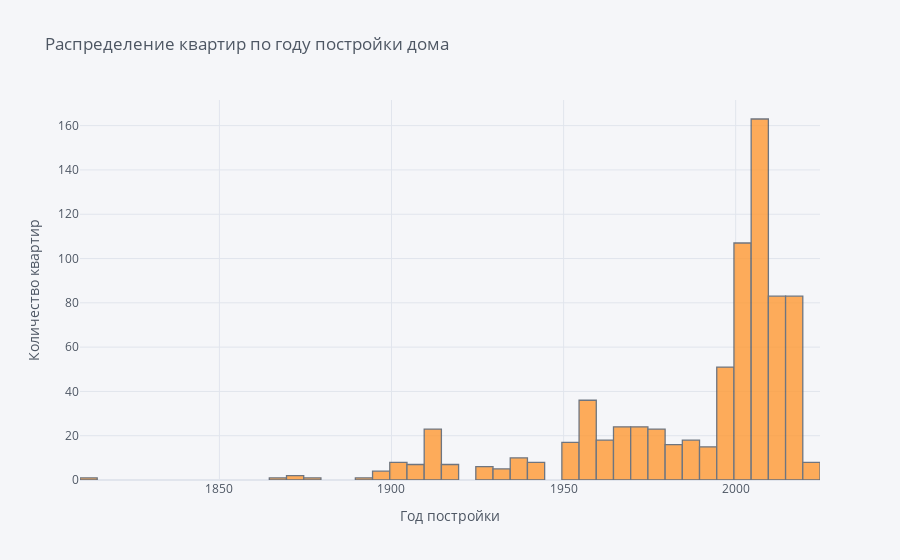
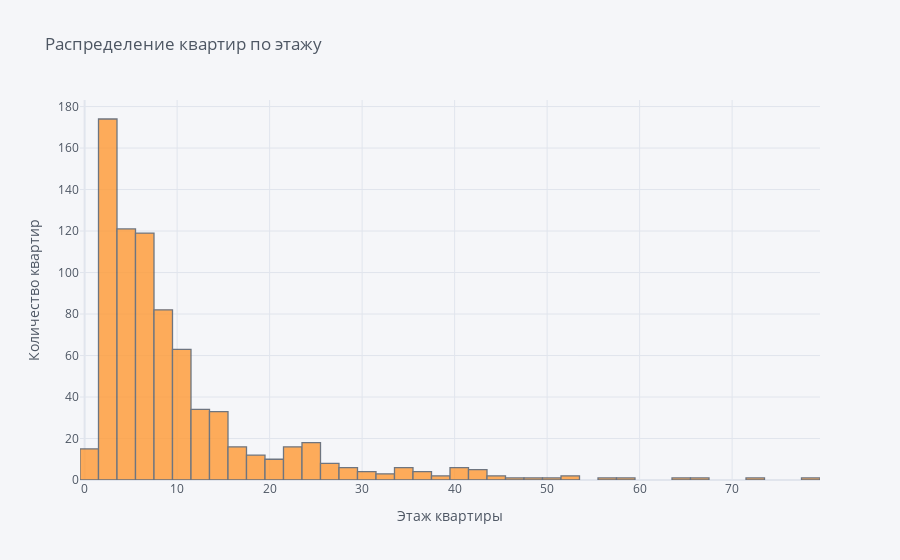
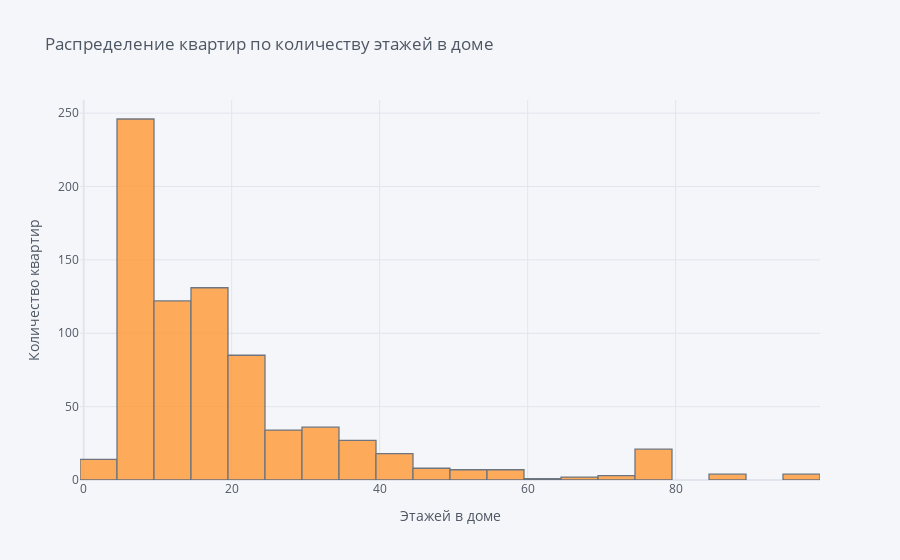

Notebook code cell kept with these figures, in order:
### Code cell
from plotly.offline import iplot
import cufflinks as cf
cf.go_offline()
cf.set_config_file(offline=False, world_readable = True)

plot = df3['Год постройки'].iplot(kind = 'hist', xTitle = 'Год постройки', yTitle = 'Количество квартир', title = 'Распределение квартир по году постройки дома')
plt.show()


plot = df3["Этаж квартиры"].iplot(kind = 'hist', xTitle = "Этаж квартиры", yTitle = 'Количество квартир', title = 'Распределение квартир по этажу')
plt.show()

plot = df3["Этажей в доме"].iplot(kind = 'hist', xTitle = "Этажей в доме", yTitle = 'Количество квартир', title = 'Распределение квартир по количеству этажей в доме')
plt.show()

sns_plot = sns.jointplot(x = 'Этаж квартиры', y = 'Этажей в доме', data = df3[['Этаж квартиры', 'Этажей в доме']], kind = 'hex')
plt.show()

### Figure 1 — Plotly figure (JSON) as saved in the notebook; plotly's stock layout.template omitted (floating-point values rounded to 4 significant figures; data arrays with more than 128 entries replaced by an {"elided": "..."} marker saying what was removed)
{"data": [{"histfunc": "count", "histnorm": "", "marker": {"color": "rgba(255, 153, 51, 1.0)", "line": {"color": "#4D5663", "width": 1.3}}, "name": "Год постройки", "opacity": 0.8, "orientation": "v", "type": "histogram", "x": {"elided": "770 int values"}}], "layout": {"barmode": "overlay", "legend": {"bgcolor": "#F5F6F9", "font": {"color": "#4D5663"}}, "paper_bgcolor": "#F5F6F9", "plot_bgcolor": "#F5F6F9", "title": {"font": {"color": "#4D5663"}, "text": "Распределение квартир по году постройки дома"}, "xaxis": {"gridcolor": "#E1E5ED", "showgrid": true, "tickfont": {"color": "#4D5663"}, "title": {"font": {"color": "#4D5663"}, "text": "Год постройки"}, "zerolinecolor": "#E1E5ED"}, "yaxis": {"gridcolor": "#E1E5ED", "showgrid": true, "tickfont": {"color": "#4D5663"}, "title": {"font": {"color": "#4D5663"}, "text": "Количество квартир"}, "zerolinecolor": "#E1E5ED"}}}

### Figure 2 — Plotly figure (JSON) as saved in the notebook; plotly's stock layout.template omitted (floating-point values rounded to 4 significant figures; data arrays with more than 128 entries replaced by an {"elided": "..."} marker saying what was removed)
{"data": [{"histfunc": "count", "histnorm": "", "marker": {"color": "rgba(255, 153, 51, 1.0)", "line": {"color": "#4D5663", "width": 1.3}}, "name": "Этаж квартиры", "opacity": 0.8, "orientation": "v", "type": "histogram", "x": {"elided": "770 int values"}}], "layout": {"barmode": "overlay", "legend": {"bgcolor": "#F5F6F9", "font": {"color": "#4D5663"}}, "paper_bgcolor": "#F5F6F9", "plot_bgcolor": "#F5F6F9", "title": {"font": {"color": "#4D5663"}, "text": "Распределение квартир по этажу"}, "xaxis": {"gridcolor": "#E1E5ED", "showgrid": true, "tickfont": {"color": "#4D5663"}, "title": {"font": {"color": "#4D5663"}, "text": "Этаж квартиры"}, "zerolinecolor": "#E1E5ED"}, "yaxis": {"gridcolor": "#E1E5ED", "showgrid": true, "tickfont": {"color": "#4D5663"}, "title": {"font": {"color": "#4D5663"}, "text": "Количество квартир"}, "zerolinecolor": "#E1E5ED"}}}

### Figure 3 — Plotly figure (JSON) as saved in the notebook; plotly's stock layout.template omitted (floating-point values rounded to 4 significant figures; data arrays with more than 128 entries replaced by an {"elided": "..."} marker saying what was removed)
{"data": [{"histfunc": "count", "histnorm": "", "marker": {"color": "rgba(255, 153, 51, 1.0)", "line": {"color": "#4D5663", "width": 1.3}}, "name": "Этажей в доме", "opacity": 0.8, "orientation": "v", "type": "histogram", "x": {"elided": "770 int values"}}], "layout": {"barmode": "overlay", "legend": {"bgcolor": "#F5F6F9", "font": {"color": "#4D5663"}}, "paper_bgcolor": "#F5F6F9", "plot_bgcolor": "#F5F6F9", "title": {"font": {"color": "#4D5663"}, "text": "Распределение квартир по количеству этажей в доме"}, "xaxis": {"gridcolor": "#E1E5ED", "showgrid": true, "tickfont": {"color": "#4D5663"}, "title": {"font": {"color": "#4D5663"}, "text": "Этажей в доме"}, "zerolinecolor": "#E1E5ED"}, "yaxis": {"gridcolor": "#E1E5ED", "showgrid": true, "tickfont": {"color": "#4D5663"}, "title": {"font": {"color": "#4D5663"}, "text": "Количество квартир"}, "zerolinecolor": "#E1E5ED"}}}
